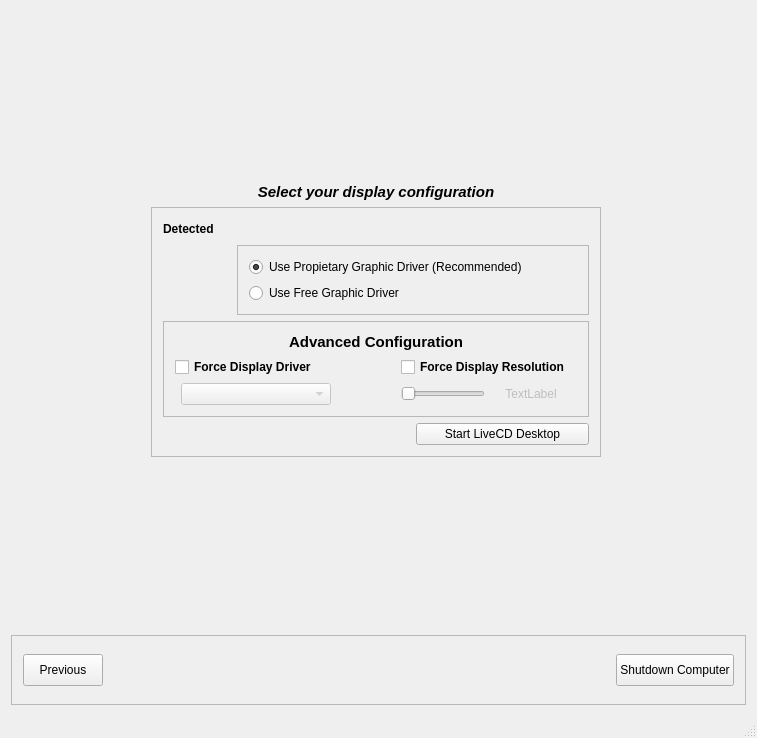
<?xml version="1.0" encoding="UTF-8"?>
<ui version="4.0">
 <class>DesktopSelector</class>
 <widget class="QMainWindow" name="DesktopSelector">
  <property name="geometry">
   <rect>
    <x>0</x>
    <y>0</y>
    <width>757</width>
    <height>738</height>
   </rect>
  </property>
  <property name="windowTitle">
   <string>DesktopSelector</string>
  </property>
  <widget class="QWidget" name="centralWidget">
   <layout class="QGridLayout" name="gridLayout">
    <item row="2" column="0">
     <widget class="QStackedWidget" name="stackedWidget">
      <property name="currentIndex">
       <number>2</number>
      </property>
      <widget class="QWidget" name="desktopPage">
       <layout class="QGridLayout" name="gridLayout_4">
        <item row="0" column="1">
         <spacer name="verticalSpacer_2">
          <property name="orientation">
           <enum>Qt::Vertical</enum>
          </property>
          <property name="sizeHint" stdset="0">
           <size>
            <width>20</width>
            <height>67</height>
           </size>
          </property>
         </spacer>
        </item>
        <item row="1" column="1">
         <widget class="QLabel" name="desktopLabel">
          <property name="font">
           <font>
            <pointsize>11</pointsize>
            <weight>75</weight>
            <italic>true</italic>
            <bold>true</bold>
           </font>
          </property>
          <property name="text">
           <string>Select the desktop you want to use</string>
          </property>
          <property name="alignment">
           <set>Qt::AlignCenter</set>
          </property>
         </widget>
        </item>
        <item row="2" column="0">
         <spacer name="horizontalSpacer">
          <property name="orientation">
           <enum>Qt::Horizontal</enum>
          </property>
          <property name="sizeHint" stdset="0">
           <size>
            <width>259</width>
            <height>20</height>
           </size>
          </property>
         </spacer>
        </item>
        <item row="2" column="2">
         <spacer name="horizontalSpacer_2">
          <property name="orientation">
           <enum>Qt::Horizontal</enum>
          </property>
          <property name="sizeHint" stdset="0">
           <size>
            <width>258</width>
            <height>20</height>
           </size>
          </property>
         </spacer>
        </item>
        <item row="3" column="1">
         <spacer name="verticalSpacer">
          <property name="orientation">
           <enum>Qt::Vertical</enum>
          </property>
          <property name="sizeHint" stdset="0">
           <size>
            <width>20</width>
            <height>66</height>
           </size>
          </property>
         </spacer>
        </item>
        <item row="2" column="1">
         <widget class="QFrame" name="desktopFrame">
          <property name="frameShape">
           <enum>QFrame::StyledPanel</enum>
          </property>
          <property name="frameShadow">
           <enum>QFrame::Raised</enum>
          </property>
         </widget>
        </item>
       </layout>
      </widget>
      <widget class="QWidget" name="languagePage">
       <layout class="QGridLayout" name="gridLayout_3">
        <item row="1" column="1">
         <widget class="QLabel" name="languageLabel">
          <property name="font">
           <font>
            <pointsize>11</pointsize>
            <weight>75</weight>
            <italic>true</italic>
            <bold>true</bold>
           </font>
          </property>
          <property name="text">
           <string>Select language you want to use</string>
          </property>
          <property name="alignment">
           <set>Qt::AlignCenter</set>
          </property>
         </widget>
        </item>
        <item row="2" column="0">
         <spacer name="horizontalSpacer_5">
          <property name="orientation">
           <enum>Qt::Horizontal</enum>
          </property>
          <property name="sizeHint" stdset="0">
           <size>
            <width>241</width>
            <height>20</height>
           </size>
          </property>
         </spacer>
        </item>
        <item row="2" column="1">
         <widget class="QFrame" name="languageFrame">
          <property name="frameShape">
           <enum>QFrame::StyledPanel</enum>
          </property>
          <property name="frameShadow">
           <enum>QFrame::Raised</enum>
          </property>
         </widget>
        </item>
        <item row="2" column="2">
         <spacer name="horizontalSpacer_4">
          <property name="orientation">
           <enum>Qt::Horizontal</enum>
          </property>
          <property name="sizeHint" stdset="0">
           <size>
            <width>240</width>
            <height>20</height>
           </size>
          </property>
         </spacer>
        </item>
        <item row="3" column="1">
         <spacer name="verticalSpacer_4">
          <property name="orientation">
           <enum>Qt::Vertical</enum>
          </property>
          <property name="sizeHint" stdset="0">
           <size>
            <width>20</width>
            <height>194</height>
           </size>
          </property>
         </spacer>
        </item>
        <item row="0" column="1">
         <spacer name="verticalSpacer_3">
          <property name="orientation">
           <enum>Qt::Vertical</enum>
          </property>
          <property name="sizeHint" stdset="0">
           <size>
            <width>20</width>
            <height>194</height>
           </size>
          </property>
         </spacer>
        </item>
       </layout>
      </widget>
      <widget class="QWidget" name="displayPage">
       <layout class="QGridLayout" name="gridLayout_8">
        <item row="1" column="1">
         <widget class="QLabel" name="displayLabel">
          <property name="font">
           <font>
            <pointsize>11</pointsize>
            <weight>75</weight>
            <italic>true</italic>
            <bold>true</bold>
           </font>
          </property>
          <property name="text">
           <string>Select your display configuration</string>
          </property>
          <property name="alignment">
           <set>Qt::AlignCenter</set>
          </property>
         </widget>
        </item>
        <item row="4" column="1">
         <widget class="QFrame" name="displayFrame">
          <property name="minimumSize">
           <size>
            <width>450</width>
            <height>250</height>
           </size>
          </property>
          <property name="frameShape">
           <enum>QFrame::StyledPanel</enum>
          </property>
          <property name="frameShadow">
           <enum>QFrame::Raised</enum>
          </property>
          <layout class="QGridLayout" name="gridLayout_7">
           <item row="4" column="0" colspan="3">
            <widget class="QFrame" name="advancedConfigurationFrame">
             <property name="frameShape">
              <enum>QFrame::StyledPanel</enum>
             </property>
             <property name="frameShadow">
              <enum>QFrame::Raised</enum>
             </property>
             <layout class="QGridLayout" name="gridLayout_5">
              <item row="3" column="1">
               <widget class="QComboBoxWithEvents" name="cb_chipset">
                <property name="enabled">
                 <bool>false</bool>
                </property>
                <property name="sizePolicy">
                 <sizepolicy hsizetype="Preferred" vsizetype="Fixed">
                  <horstretch>2</horstretch>
                  <verstretch>0</verstretch>
                 </sizepolicy>
                </property>
                <property name="maximumSize">
                 <size>
                  <width>150</width>
                  <height>16777215</height>
                 </size>
                </property>
               </widget>
              </item>
              <item row="0" column="1" colspan="5">
               <widget class="QLabel" name="label">
                <property name="maximumSize">
                 <size>
                  <width>16777215</width>
                  <height>70</height>
                 </size>
                </property>
                <property name="font">
                 <font>
                  <pointsize>11</pointsize>
                  <weight>75</weight>
                  <bold>true</bold>
                 </font>
                </property>
                <property name="text">
                 <string>Advanced Configuration</string>
                </property>
                <property name="alignment">
                 <set>Qt::AlignCenter</set>
                </property>
               </widget>
              </item>
              <item row="3" column="2">
               <spacer name="horizontalSpacer_6">
                <property name="orientation">
                 <enum>Qt::Horizontal</enum>
                </property>
                <property name="sizeHint" stdset="0">
                 <size>
                  <width>40</width>
                  <height>20</height>
                 </size>
                </property>
               </spacer>
              </item>
              <item row="3" column="5">
               <widget class="QLabel" name="l_resol">
                <property name="enabled">
                 <bool>false</bool>
                </property>
                <property name="minimumSize">
                 <size>
                  <width>80</width>
                  <height>0</height>
                 </size>
                </property>
                <property name="accessibleName">
                 <string notr="true"/>
                </property>
                <property name="text">
                 <string>TextLabel</string>
                </property>
                <property name="alignment">
                 <set>Qt::AlignCenter</set>
                </property>
               </widget>
              </item>
              <item row="3" column="4">
               <widget class="QSliderWithEvents" name="hslider_resolutions">
                <property name="enabled">
                 <bool>false</bool>
                </property>
                <property name="orientation">
                 <enum>Qt::Horizontal</enum>
                </property>
               </widget>
              </item>
              <item row="1" column="4" colspan="3">
               <widget class="QCheckBoxWithEvents" name="ch_forceResol">
                <property name="font">
                 <font>
                  <weight>75</weight>
                  <bold>true</bold>
                 </font>
                </property>
                <property name="text">
                 <string>Force Display Resolution</string>
                </property>
               </widget>
              </item>
              <item row="1" column="0" colspan="3">
               <widget class="QCheckBoxWithEvents" name="ch_forceDriver">
                <property name="font">
                 <font>
                  <weight>75</weight>
                  <bold>true</bold>
                 </font>
                </property>
                <property name="text">
                 <string>Force Display Driver</string>
                </property>
               </widget>
              </item>
             </layout>
            </widget>
           </item>
           <item row="6" column="2">
            <widget class="QPushButtonWithEvents" name="b_startDesktop">
             <property name="text">
              <string>Start LiveCD Desktop</string>
             </property>
             <property name="icon">
              <iconset resource="resource.qrc">
               <normaloff>:/img/img/ok.png</normaloff>:/img/img/ok.png</iconset>
             </property>
             <property name="iconSize">
              <size>
               <width>32</width>
               <height>32</height>
              </size>
             </property>
            </widget>
           </item>
           <item row="3" column="0">
            <widget class="QLabel" name="displayChipetLabel">
             <property name="minimumSize">
              <size>
               <width>64</width>
               <height>64</height>
              </size>
             </property>
             <property name="maximumSize">
              <size>
               <width>68</width>
               <height>68</height>
              </size>
             </property>
             <property name="text">
              <string/>
             </property>
             <property name="pixmap">
              <pixmap resource="resource.qrc">:/img/img/display.png</pixmap>
             </property>
             <property name="scaledContents">
              <bool>true</bool>
             </property>
            </widget>
           </item>
           <item row="6" column="0" colspan="2">
            <spacer name="horizontalSpacer_9">
             <property name="orientation">
              <enum>Qt::Horizontal</enum>
             </property>
             <property name="sizeHint" stdset="0">
              <size>
               <width>40</width>
               <height>20</height>
              </size>
             </property>
            </spacer>
           </item>
           <item row="0" column="0" colspan="3">
            <widget class="QLabel" name="displayDetectedLabel">
             <property name="maximumSize">
              <size>
               <width>16777215</width>
               <height>50</height>
              </size>
             </property>
             <property name="font">
              <font>
               <weight>75</weight>
               <bold>true</bold>
              </font>
             </property>
             <property name="text">
              <string>Detected</string>
             </property>
             <property name="alignment">
              <set>Qt::AlignLeading|Qt::AlignLeft|Qt::AlignVCenter</set>
             </property>
            </widget>
           </item>
           <item row="3" column="1" colspan="2">
            <widget class="QFrame" name="driverFrame">
             <property name="frameShape">
              <enum>QFrame::StyledPanel</enum>
             </property>
             <property name="frameShadow">
              <enum>QFrame::Raised</enum>
             </property>
             <layout class="QGridLayout" name="gridLayout_6">
              <item row="0" column="0">
               <widget class="QRadioButtonWithEvents" name="rb_propietaryDriver">
                <property name="text">
                 <string>Use Propietary Graphic Driver (Recommended)</string>
                </property>
                <property name="checked">
                 <bool>true</bool>
                </property>
               </widget>
              </item>
              <item row="1" column="0">
               <widget class="QRadioButtonWithEvents" name="rb_freeDriver">
                <property name="text">
                 <string>Use Free Graphic Driver</string>
                </property>
               </widget>
              </item>
             </layout>
            </widget>
           </item>
          </layout>
         </widget>
        </item>
        <item row="5" column="1">
         <spacer name="verticalSpacer_5">
          <property name="orientation">
           <enum>Qt::Vertical</enum>
          </property>
          <property name="sizeHint" stdset="0">
           <size>
            <width>447</width>
            <height>104</height>
           </size>
          </property>
         </spacer>
        </item>
        <item row="4" column="2">
         <spacer name="horizontalSpacer_7">
          <property name="orientation">
           <enum>Qt::Horizontal</enum>
          </property>
          <property name="sizeHint" stdset="0">
           <size>
            <width>40</width>
            <height>20</height>
           </size>
          </property>
         </spacer>
        </item>
        <item row="4" column="0">
         <spacer name="horizontalSpacer_8">
          <property name="orientation">
           <enum>Qt::Horizontal</enum>
          </property>
          <property name="sizeHint" stdset="0">
           <size>
            <width>40</width>
            <height>20</height>
           </size>
          </property>
         </spacer>
        </item>
        <item row="0" column="1">
         <spacer name="verticalSpacer_6">
          <property name="orientation">
           <enum>Qt::Vertical</enum>
          </property>
          <property name="sizeHint" stdset="0">
           <size>
            <width>20</width>
            <height>40</height>
           </size>
          </property>
         </spacer>
        </item>
       </layout>
      </widget>
      <widget class="QWidget" name="accessibilityPage">
       <layout class="QGridLayout" name="gridLayout_15">
        <item row="1" column="1">
         <widget class="QLabel" name="accessibilityLabel">
          <property name="font">
           <font>
            <pointsize>11</pointsize>
            <weight>75</weight>
            <italic>true</italic>
            <bold>true</bold>
           </font>
          </property>
          <property name="text">
           <string>Select Accessibility Options</string>
          </property>
          <property name="alignment">
           <set>Qt::AlignCenter</set>
          </property>
         </widget>
        </item>
        <item row="2" column="1">
         <widget class="QFrame" name="accessibilityFrame">
          <property name="frameShape">
           <enum>QFrame::StyledPanel</enum>
          </property>
          <property name="frameShadow">
           <enum>QFrame::Raised</enum>
          </property>
          <layout class="QGridLayout" name="gridLayout_14">
           <item row="1" column="1">
            <widget class="QGroupBox" name="advancedAccessibilityGroupBox">
             <property name="styleSheet">
              <string notr="true"/>
             </property>
             <property name="title">
              <string>Advanced Selection</string>
             </property>
             <layout class="QGridLayout" name="gridLayout_11">
              <item row="0" column="0" colspan="4">
               <widget class="QCheckBox" name="checkBox">
                <property name="text">
                 <string>Screenreader</string>
                </property>
               </widget>
              </item>
              <item row="1" column="0" colspan="4">
               <widget class="QCheckBox" name="checkBox_2">
                <property name="text">
                 <string>Screen Magnifier</string>
                </property>
               </widget>
              </item>
              <item row="4" column="0" colspan="4">
               <widget class="QCheckBox" name="checkBox_4">
                <property name="text">
                 <string>Mouse Assistant</string>
                </property>
               </widget>
              </item>
              <item row="6" column="0" colspan="4">
               <widget class="QCheckBox" name="checkBox_5">
                <property name="text">
                 <string>Mouse Gestures</string>
                </property>
               </widget>
              </item>
              <item row="12" column="0">
               <widget class="QPushButton" name="pushButton">
                <property name="text">
                 <string>Simple Selection</string>
                </property>
                <property name="icon">
                 <iconset resource="resource.qrc">
                  <normaloff>:/img/img/go-previous.png</normaloff>:/img/img/go-previous.png</iconset>
                </property>
               </widget>
              </item>
              <item row="5" column="0" colspan="4">
               <widget class="QCheckBox" name="checkBox_6">
                <property name="text">
                 <string>Handwritten Write</string>
                </property>
               </widget>
              </item>
              <item row="7" column="0" colspan="4">
               <widget class="QCheckBox" name="checkBox_7">
                <property name="text">
                 <string>Webcam Mouse Movement</string>
                </property>
               </widget>
              </item>
              <item row="8" column="0" colspan="4">
               <widget class="QCheckBox" name="checkBox_8">
                <property name="text">
                 <string>Window Assistant</string>
                </property>
               </widget>
              </item>
              <item row="9" column="0" colspan="4">
               <widget class="QCheckBox" name="checkBox_9">
                <property name="text">
                 <string>Predictive Text</string>
                </property>
               </widget>
              </item>
              <item row="10" column="0" colspan="4">
               <widget class="QCheckBox" name="checkBox_10">
                <property name="text">
                 <string>Multimedia Keyboard Assistant</string>
                </property>
               </widget>
              </item>
              <item row="2" column="0" colspan="4">
               <widget class="QCheckBox" name="checkBox_3">
                <property name="text">
                 <string>Virtual Keyboard</string>
                </property>
               </widget>
              </item>
              <item row="12" column="1" colspan="2">
               <spacer name="horizontalSpacer_15">
                <property name="orientation">
                 <enum>Qt::Horizontal</enum>
                </property>
                <property name="sizeHint" stdset="0">
                 <size>
                  <width>40</width>
                  <height>20</height>
                 </size>
                </property>
               </spacer>
              </item>
              <item row="12" column="3">
               <widget class="QPushButton" name="pushButton_2">
                <property name="layoutDirection">
                 <enum>Qt::RightToLeft</enum>
                </property>
                <property name="text">
                 <string>Next</string>
                </property>
                <property name="icon">
                 <iconset resource="resource.qrc">
                  <normaloff>:/img/img/go-next.png</normaloff>:/img/img/go-next.png</iconset>
                </property>
               </widget>
              </item>
             </layout>
            </widget>
           </item>
           <item row="1" column="0">
            <widget class="QGroupBox" name="groupBox">
             <property name="title">
              <string>Simple Selection</string>
             </property>
             <layout class="QGridLayout" name="gridLayout_13">
              <item row="0" column="0" colspan="3">
               <widget class="QPushButton" name="pushButton_4">
                <property name="text">
                 <string>Sight difficults without useful part</string>
                </property>
               </widget>
              </item>
              <item row="1" column="0" colspan="3">
               <widget class="QPushButton" name="pushButton_9">
                <property name="text">
                 <string>Reduced mobility on arms and hands</string>
                </property>
               </widget>
              </item>
              <item row="3" column="0" colspan="3">
               <widget class="QPushButton" name="pushButton_6">
                <property name="text">
                 <string>Old people</string>
                </property>
               </widget>
              </item>
              <item row="4" column="0" colspan="3">
               <widget class="QPushButton" name="pushButton_7">
                <property name="text">
                 <string>Sight difficults with useful part</string>
                </property>
               </widget>
              </item>
              <item row="5" column="0" colspan="3">
               <widget class="QPushButton" name="pushButton_8">
                <property name="text">
                 <string>Learning difficults</string>
                </property>
               </widget>
              </item>
              <item row="6" column="0" colspan="2">
               <spacer name="horizontalSpacer_16">
                <property name="orientation">
                 <enum>Qt::Horizontal</enum>
                </property>
                <property name="sizeHint" stdset="0">
                 <size>
                  <width>128</width>
                  <height>22</height>
                 </size>
                </property>
               </spacer>
              </item>
              <item row="6" column="2">
               <widget class="QPushButton" name="pushButton_3">
                <property name="text">
                 <string>Advanced Selection</string>
                </property>
               </widget>
              </item>
              <item row="2" column="0" colspan="3">
               <widget class="QPushButton" name="pushButton_5">
                <property name="text">
                 <string>Without difficults</string>
                </property>
               </widget>
              </item>
             </layout>
            </widget>
           </item>
          </layout>
         </widget>
        </item>
        <item row="0" column="1">
         <spacer name="verticalSpacer_11">
          <property name="orientation">
           <enum>Qt::Vertical</enum>
          </property>
          <property name="sizeHint" stdset="0">
           <size>
            <width>20</width>
            <height>40</height>
           </size>
          </property>
         </spacer>
        </item>
        <item row="3" column="1">
         <spacer name="verticalSpacer_12">
          <property name="orientation">
           <enum>Qt::Vertical</enum>
          </property>
          <property name="sizeHint" stdset="0">
           <size>
            <width>20</width>
            <height>40</height>
           </size>
          </property>
         </spacer>
        </item>
        <item row="2" column="2">
         <spacer name="horizontalSpacer_13">
          <property name="orientation">
           <enum>Qt::Horizontal</enum>
          </property>
          <property name="sizeHint" stdset="0">
           <size>
            <width>40</width>
            <height>20</height>
           </size>
          </property>
         </spacer>
        </item>
        <item row="2" column="0">
         <spacer name="horizontalSpacer_14">
          <property name="orientation">
           <enum>Qt::Horizontal</enum>
          </property>
          <property name="sizeHint" stdset="0">
           <size>
            <width>40</width>
            <height>20</height>
           </size>
          </property>
         </spacer>
        </item>
       </layout>
      </widget>
      <widget class="QWidget" name="shutdownPage">
       <layout class="QGridLayout" name="gridLayout_10">
        <item row="0" column="1">
         <spacer name="verticalSpacer_7">
          <property name="orientation">
           <enum>Qt::Vertical</enum>
          </property>
          <property name="sizeHint" stdset="0">
           <size>
            <width>20</width>
            <height>149</height>
           </size>
          </property>
         </spacer>
        </item>
        <item row="1" column="1">
         <widget class="QLabel" name="l_shutdown">
          <property name="text">
           <string>Are you sure to shutdown the computer?</string>
          </property>
          <property name="alignment">
           <set>Qt::AlignCenter</set>
          </property>
         </widget>
        </item>
        <item row="2" column="0">
         <spacer name="horizontalSpacer_11">
          <property name="orientation">
           <enum>Qt::Horizontal</enum>
          </property>
          <property name="sizeHint" stdset="0">
           <size>
            <width>230</width>
            <height>20</height>
           </size>
          </property>
         </spacer>
        </item>
        <item row="2" column="2">
         <spacer name="horizontalSpacer_10">
          <property name="orientation">
           <enum>Qt::Horizontal</enum>
          </property>
          <property name="sizeHint" stdset="0">
           <size>
            <width>229</width>
            <height>20</height>
           </size>
          </property>
         </spacer>
        </item>
        <item row="3" column="1">
         <spacer name="verticalSpacer_8">
          <property name="orientation">
           <enum>Qt::Vertical</enum>
          </property>
          <property name="sizeHint" stdset="0">
           <size>
            <width>20</width>
            <height>149</height>
           </size>
          </property>
         </spacer>
        </item>
        <item row="2" column="1">
         <widget class="QFrame" name="shutdownFrame">
          <property name="minimumSize">
           <size>
            <width>350</width>
            <height>0</height>
           </size>
          </property>
          <property name="frameShape">
           <enum>QFrame::StyledPanel</enum>
          </property>
          <property name="frameShadow">
           <enum>QFrame::Raised</enum>
          </property>
          <layout class="QGridLayout" name="gridLayout_9">
           <item row="4" column="2" rowspan="3">
            <layout class="QGridLayout" name="gridLayout_12">
             <item row="1" column="1" colspan="2">
              <widget class="QPushButtonWithEvents" name="b_rebootComputer">
               <property name="text">
                <string>Reboot Computer</string>
               </property>
               <property name="icon">
                <iconset resource="resource.qrc">
                 <normaloff>:/img/img/system-reboot.png</normaloff>:/img/img/system-reboot.png</iconset>
               </property>
               <property name="iconSize">
                <size>
                 <width>40</width>
                 <height>40</height>
                </size>
               </property>
              </widget>
             </item>
             <item row="0" column="1" colspan="2">
              <widget class="QPushButtonWithEvents" name="b_shutdownComputer">
               <property name="text">
                <string>Shutdown Computer</string>
               </property>
               <property name="icon">
                <iconset resource="resource.qrc">
                 <normaloff>:/img/img/system-shutdown.png</normaloff>:/img/img/system-shutdown.png</iconset>
               </property>
               <property name="iconSize">
                <size>
                 <width>40</width>
                 <height>40</height>
                </size>
               </property>
              </widget>
             </item>
             <item row="2" column="2">
              <widget class="QPushButtonWithEvents" name="b_cancel">
               <property name="text">
                <string>Cancel</string>
               </property>
               <property name="icon">
                <iconset resource="resource.qrc">
                 <normaloff>:/img/img/dialog-cancel.png</normaloff>:/img/img/dialog-cancel.png</iconset>
               </property>
               <property name="iconSize">
                <size>
                 <width>20</width>
                 <height>20</height>
                </size>
               </property>
              </widget>
             </item>
             <item row="2" column="1">
              <spacer name="horizontalSpacer_12">
               <property name="orientation">
                <enum>Qt::Horizontal</enum>
               </property>
               <property name="sizeHint" stdset="0">
                <size>
                 <width>40</width>
                 <height>20</height>
                </size>
               </property>
              </spacer>
             </item>
            </layout>
           </item>
           <item row="5" column="0">
            <widget class="QLabel" name="label_2">
             <property name="maximumSize">
              <size>
               <width>64</width>
               <height>64</height>
              </size>
             </property>
             <property name="text">
              <string/>
             </property>
             <property name="pixmap">
              <pixmap resource="resource.qrc">:/img/img/display.png</pixmap>
             </property>
             <property name="scaledContents">
              <bool>true</bool>
             </property>
            </widget>
           </item>
           <item row="4" column="0">
            <spacer name="verticalSpacer_9">
             <property name="orientation">
              <enum>Qt::Vertical</enum>
             </property>
             <property name="sizeHint" stdset="0">
              <size>
               <width>20</width>
               <height>5</height>
              </size>
             </property>
            </spacer>
           </item>
           <item row="6" column="0">
            <spacer name="verticalSpacer_10">
             <property name="orientation">
              <enum>Qt::Vertical</enum>
             </property>
             <property name="sizeHint" stdset="0">
              <size>
               <width>20</width>
               <height>51</height>
              </size>
             </property>
            </spacer>
           </item>
          </layout>
         </widget>
        </item>
       </layout>
      </widget>
     </widget>
    </item>
    <item row="3" column="0" colspan="2">
     <widget class="QFrame" name="controlFrame">
      <property name="minimumSize">
       <size>
        <width>0</width>
        <height>70</height>
       </size>
      </property>
      <property name="maximumSize">
       <size>
        <width>16777215</width>
        <height>70</height>
       </size>
      </property>
      <property name="frameShape">
       <enum>QFrame::StyledPanel</enum>
      </property>
      <property name="frameShadow">
       <enum>QFrame::Raised</enum>
      </property>
      <layout class="QGridLayout" name="gridLayout_2">
       <item row="0" column="0">
        <widget class="QPushButtonWithEvents" name="b_previous">
         <property name="minimumSize">
          <size>
           <width>0</width>
           <height>32</height>
          </size>
         </property>
         <property name="text">
          <string>Previous</string>
         </property>
         <property name="icon">
          <iconset resource="resource.qrc">
           <normaloff>:/img/img/go-previous.png</normaloff>:/img/img/go-previous.png</iconset>
         </property>
         <property name="iconSize">
          <size>
           <width>32</width>
           <height>22</height>
          </size>
         </property>
        </widget>
       </item>
       <item row="0" column="2">
        <widget class="QPushButtonWithEvents" name="b_shutdown">
         <property name="minimumSize">
          <size>
           <width>0</width>
           <height>32</height>
          </size>
         </property>
         <property name="maximumSize">
          <size>
           <width>300</width>
           <height>16777215</height>
          </size>
         </property>
         <property name="text">
          <string>Shutdown Computer</string>
         </property>
         <property name="icon">
          <iconset resource="resource.qrc">
           <normaloff>:/img/img/system-shutdown.png</normaloff>:/img/img/system-shutdown.png</iconset>
         </property>
         <property name="iconSize">
          <size>
           <width>32</width>
           <height>22</height>
          </size>
         </property>
        </widget>
       </item>
       <item row="0" column="1">
        <spacer name="horizontalSpacer_3">
         <property name="orientation">
          <enum>Qt::Horizontal</enum>
         </property>
         <property name="sizeHint" stdset="0">
          <size>
           <width>40</width>
           <height>20</height>
          </size>
         </property>
        </spacer>
       </item>
      </layout>
     </widget>
    </item>
   </layout>
  </widget>
  <widget class="QMenuBar" name="menuBar">
   <property name="geometry">
    <rect>
     <x>0</x>
     <y>0</y>
     <width>757</width>
     <height>20</height>
    </rect>
   </property>
  </widget>
  <widget class="QStatusBar" name="statusBar"/>
 </widget>
 <layoutdefault spacing="6" margin="11"/>
 <customwidgets>
  <customwidget>
   <class>QPushButtonWithEvents</class>
   <extends>QPushButton</extends>
   <header location="global">qpushbuttonwithevents.h</header>
  </customwidget>
  <customwidget>
   <class>QRadioButtonWithEvents</class>
   <extends>QRadioButton</extends>
   <header location="global">qradiobuttonwithevents.h</header>
  </customwidget>
  <customwidget>
   <class>QComboBoxWithEvents</class>
   <extends>QComboBox</extends>
   <header location="global">qcomboboxwithevents.h</header>
  </customwidget>
  <customwidget>
   <class>QCheckBoxWithEvents</class>
   <extends>QCheckBox</extends>
   <header location="global">qcheckboxwithevents.h</header>
  </customwidget>
  <customwidget>
   <class>QSliderWithEvents</class>
   <extends>QSlider</extends>
   <header location="global">qsliderwithevents.h</header>
  </customwidget>
 </customwidgets>
 <resources>
  <include location="resource.qrc"/>
 </resources>
 <connections/>
</ui>
